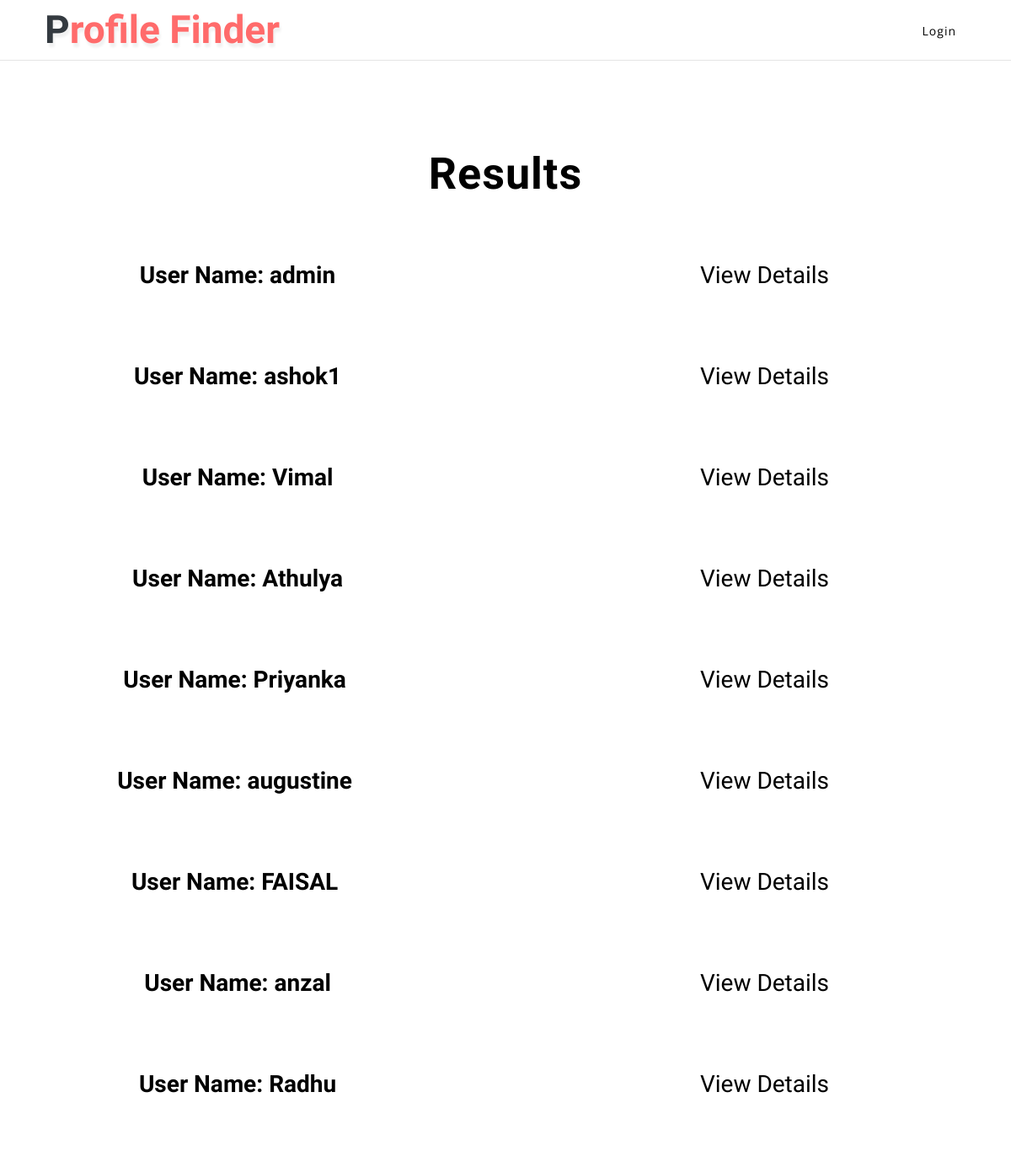
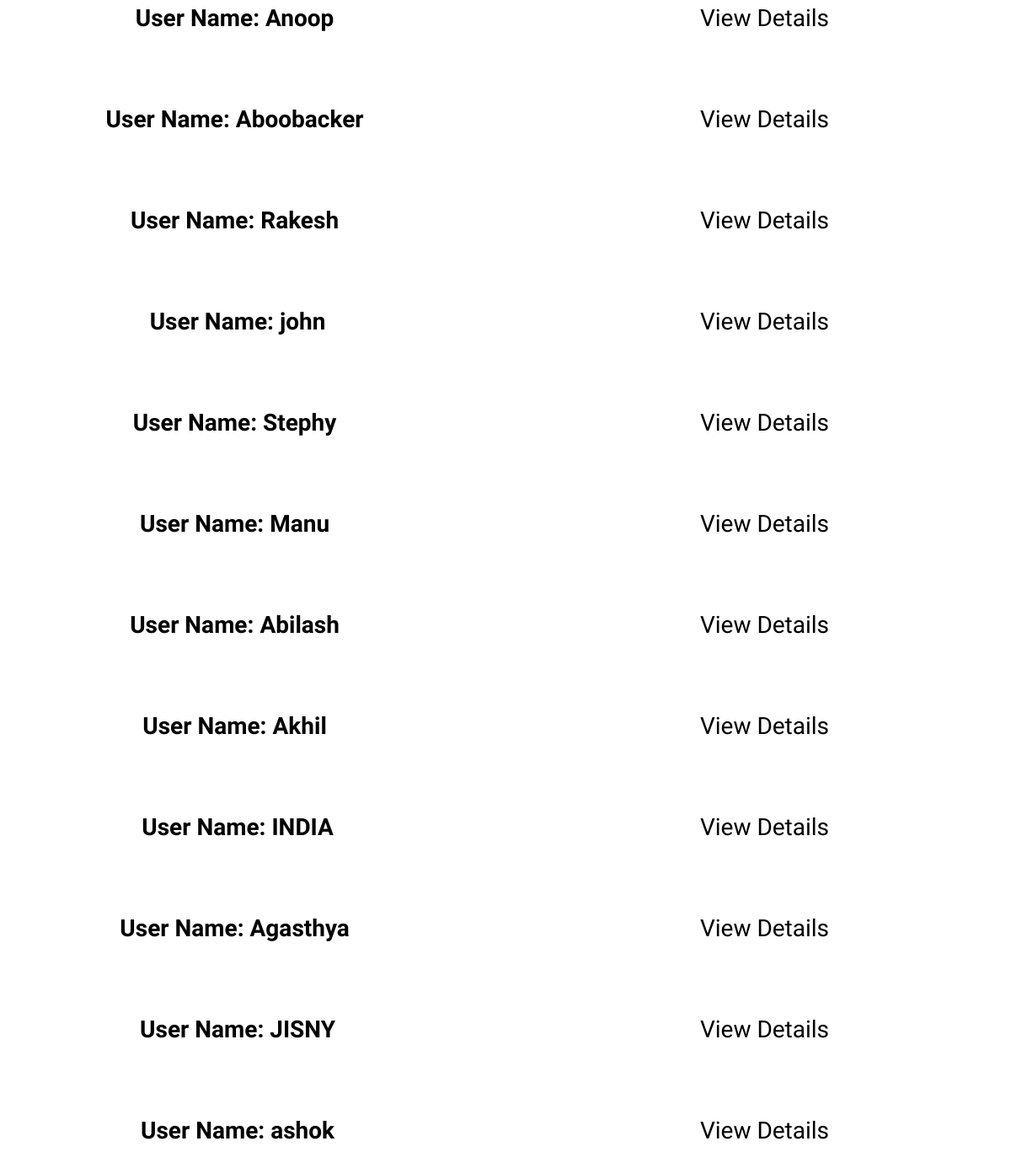
The page /admin/view_user.php on the database its author committed (2 pictures, top to bottom).
### tables this page shows
CREATE TABLE IF NOT EXISTS `users` (
  `id` mediumint(9) NOT NULL AUTO_INCREMENT,
  `username` varchar(255) NOT NULL,
  `password` varchar(255) NOT NULL,
  `email` varchar(255) NOT NULL,
  `avatar` text,
  `signup_date` int(10) DEFAULT NULL,
  `is_reg` varchar(3) DEFAULT NULL,
  PRIMARY KEY (`id`)
);

### admin/view_user.php (the view, shortened to what this page needs)
<?php
require_once('connect.php');
?>
<?php
$query = "SELECT * FROM  users";
$retrn = mysqli_query($con,$query);
$rows = mysqli_num_rows($retrn);
?>
<?php include('header.php'); ?>
<!DOCTYPE html>
<html lang="en">
  <head>
    <link href="css/bootstrap.min.css" rel="stylesheet">
    <link href="css/style.css" rel="stylesheet">
    <link href="css/bootstrap.css" rel='stylesheet' type='text/css' />
    <link href="css/style.css" rel='stylesheet' type='text/css' />
    <link href="css/font-awesome.min.css" rel="stylesheet">
  </head>
  <body>
    <div class="container-fluid">
    	<form  method="post">
		    <div class="row" >
				<div class="col-md-12">
					<div class="style-banner mx-auto">
						<?php
			            	if ($rows == 0)
								{
									echo '<center>';
									echo '<h3 class="text-wh font-weight-bold" style="color:black;">No Results Found</h3>';
									echo '</center>';
									echo '<br>';
									echo '<br>';
									echo '<br>';
								}
							else
								{
									echo '<center>';
									echo '<h3 class="text-wh font-weight-bold" style="color:black;">Results</h3>';
									echo '</center>';
									echo '<br>';
									echo '<br>';
									echo '<br>';
								}
							?>
						</div>
					</div>
				</div>
			</div>
			<?php
	            while ($row = mysqli_fetch_assoc($retrn))
					{
						foreach ($row as $field => $value)
							{
								$id = $row['id'];
								if ($field == "username")
									{
										echo '<center>';
										echo '<div class="row" style="height: 120px;">';
										echo '<div class="col-md-6">';
										echo '<h3 class="text-wh font-weight-bold" style="color:black;">';
										echo "User Name:&nbsp{$row['username']}&nbsp&nbsp&nbsp";
										echo '</h3>';
										echo '</div>';
										echo '<div class="col-md-6">';
										echo '<a style="color: black;" href="profile_details.php?id=' . $id . '"><h3>View Details</h3></a>';
										echo '</div>';
										echo '</div>';
										echo '</center>';
									}
							}
					}
			?>
  </body>
</html>

### admin/css/style.css (style rules this page uses)
body { padding: 0; margin: 0; background: #FFF; font-family: 'Open Sans', sans-serif; }
body button, .btn, body a { transition: 0.5s all; -webkit-transition: 0.5s all; -moz-transition: 0.5s all; -o-transition: 0.5s all; -ms-transition: 0.5s all; }
html { scroll-behavior: smooth; }
h1, h2, h3, h4, h5, h6 { margin: 0; padding: 0; font-family: 'Roboto Condensed', sans-serif; }
.text-wh { color: #fff; }
.style-banner { padding-top: 18em; max-width: 800px; }
.style-banner h3 { font-size: 56px; letter-spacing: 1px; }
@media (max-width: 1680px) { .style-banner { padding-top: 16em; } }
@media (max-width: 1600px) { .style-banner { padding-top: 14em; } }
@media (max-width: 1440px) { .style-banner { padding-top: 12em; } }
@media (max-width: 1366px) { .style-banner h3 { font-size: 52px; } }
@media (max-width: 1280px) { .style-banner { padding-top: 11em; } }

### rows shown on the page
users: username "admin"
users: username "ashok1"
users: username "Vimal"
users: username "Athulya"
users: username "Priyanka"
users: username "augustine"
users: username "FAISAL"
users: username "anzal"
users: username "Radhu"
users: username "Anoop"
users: username "Aboobacker"
users: username "Rakesh"
users: username "john"
users: username "Stephy"
users: username "Manu"
users: username "Abilash"
users: username "Akhil"
users: username "INDIA"
users: username "Agasthya"
users: username "JISNY"
users: username "ashok"
